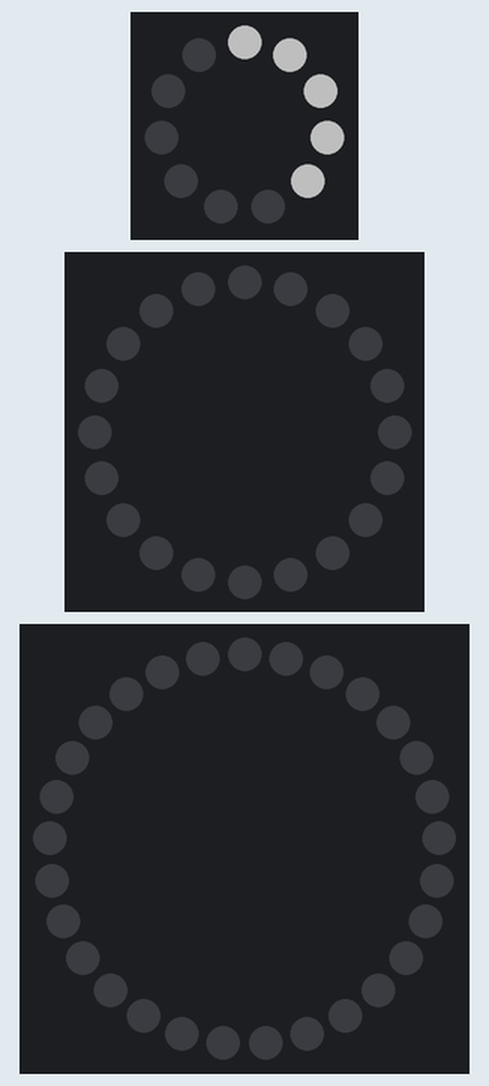
Simulated run of this sketch. Board: Arduino Uno, built with avr-gcc and run on an emulated ATmega328P. Parts: 11 RGB LEDs in a ring, first at the top, clockwise, 20 RGB LEDs in a ring, first at the top, clockwise, 29 RGB LEDs in a ring, first at the top, clockwise. Dim RGB values are drawn brighter than linear.

Above: at 0.16 s.
At 0.78 s:
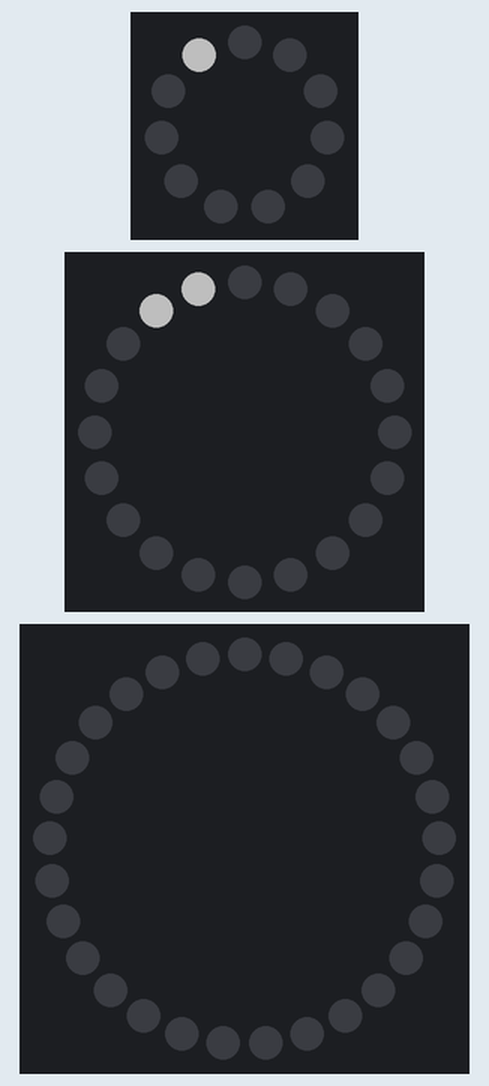
At 5.44 s:
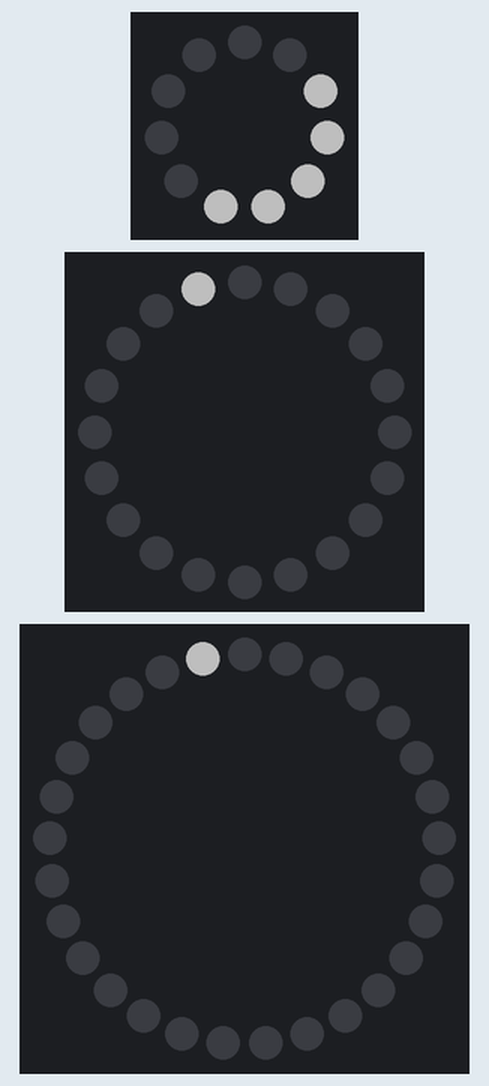
At 10.69 s:
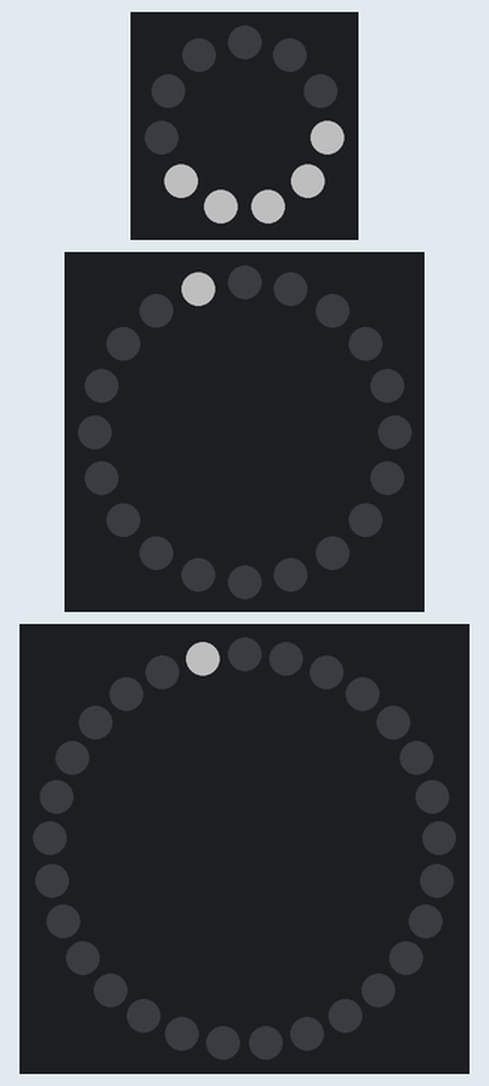
At 20.32 s:
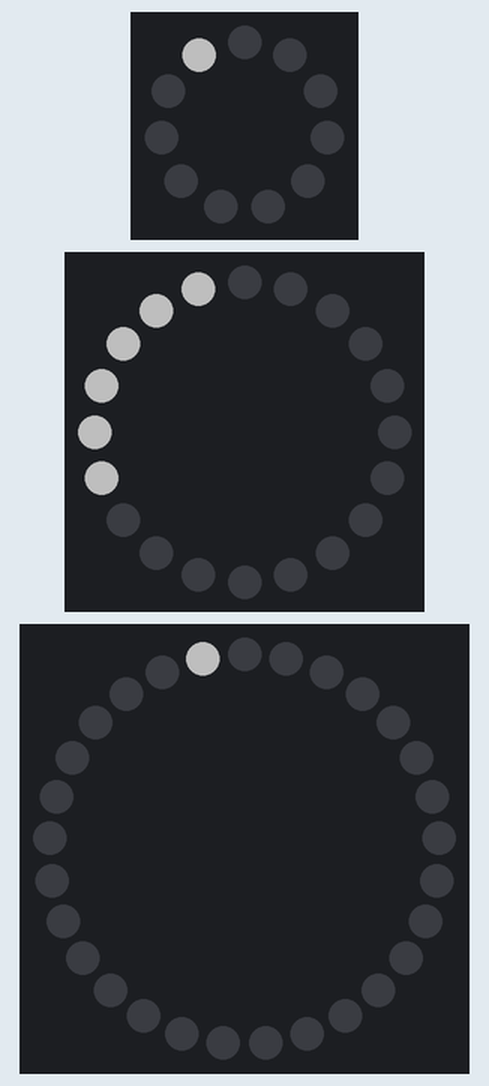
At 39.52 s:
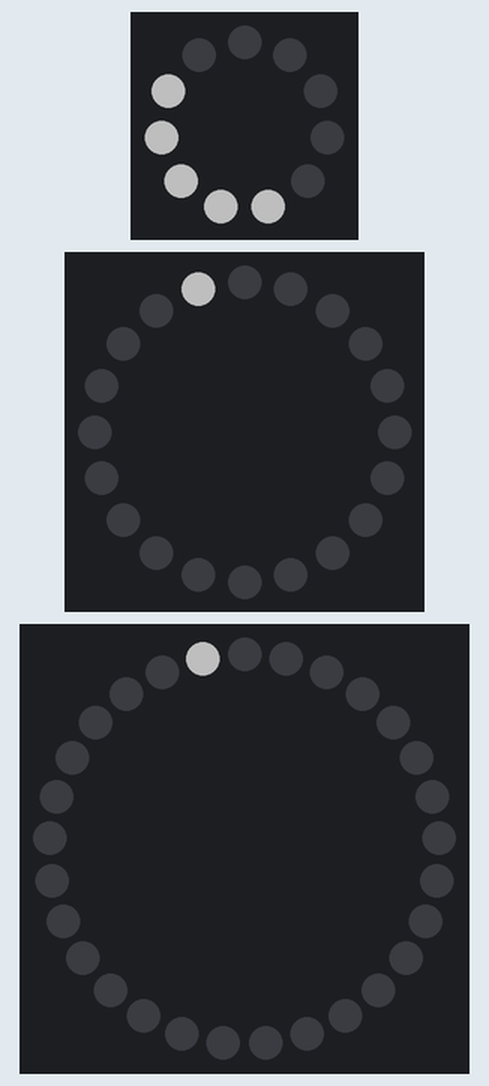

The sketch:

quickSnakes.ino
```cpp
#include <Adafruit_NeoPixel.h>
#ifdef __AVR__
  #include <avr/power.h>
#endif

#define PIN1 3
#define PIN2 9
#define PIN3 10

Adafruit_NeoPixel ring1 = Adafruit_NeoPixel(11, PIN1);
Adafruit_NeoPixel ring2 = Adafruit_NeoPixel(20, PIN2);
Adafruit_NeoPixel ring3 = Adafruit_NeoPixel(29, PIN3);

uint32_t semiColor = ring1.Color(255,255,255);

void setup()
{
  uint8_t  brightness = 80;

  ring1.begin();
  ring1.setBrightness(brightness);
  ring1.show();

  ring2.begin();
  ring2.setBrightness(brightness);
  ring2.show();

  ring3.begin();
  ring3.setBrightness(brightness);
  ring3.show();

  Serial.begin(9600);
}

void loop() {

uint8_t wait = 20;

for(int k=0; k<11; k++) {

      for(int o=0; o<ring1.numPixels(); o++)
      {
        if ((o >= k)&&(o < (k + 5))) {
          ring1.setPixelColor(o, semiColor);
        }
        else {
          ring1.setPixelColor(o, (0, 0, 0));
        }
      }

  ring1.show();
  delay(wait);
}

for(int k=0; k<20; k++) {

      for(int o=0; o<ring2.numPixels(); o++)
      {
        if ((o >= k)&&(o < (k + 10))) {
          ring2.setPixelColor(o, semiColor);
        }
        else {
          ring2.setPixelColor(o, (0, 0, 0));
        }
      }

  ring2.show();
  delay(wait);
}

for(int k=0; k<29; k++) {

      for(int o=0; o<ring3.numPixels(); o++)
      {
        if ((o >= k)&&(o < (k + 15))) {
          ring3.setPixelColor(o, semiColor);
        }
        else {
          ring3.setPixelColor(o, (0, 0, 0));
        }
      }

  ring3.show();
  delay(wait);
}

}
```
